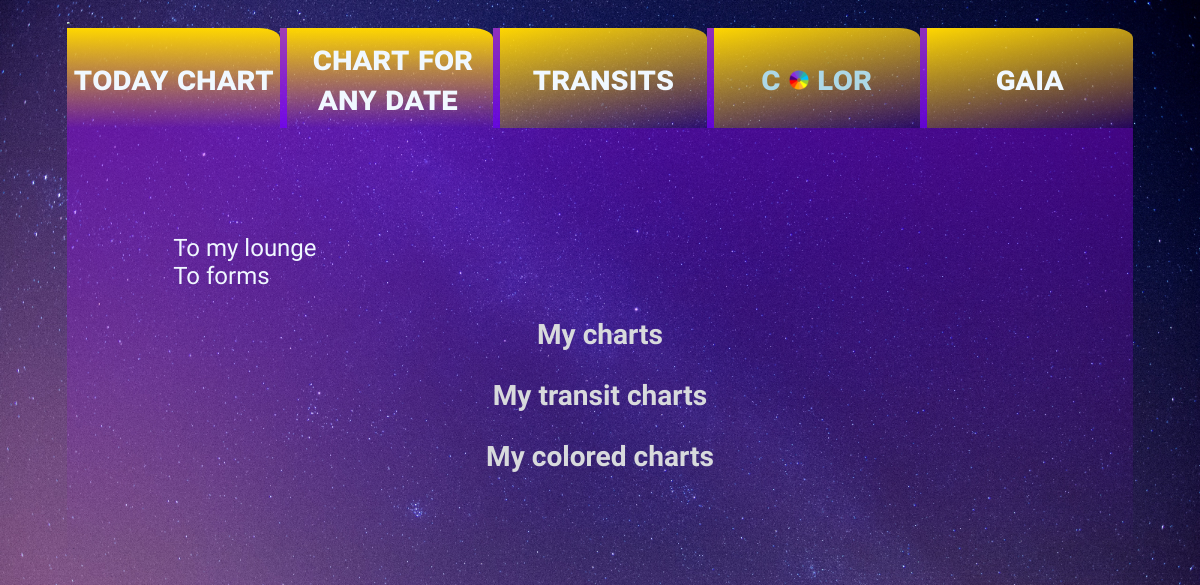
Before: /user_chart_lists/ (signed in) with the older database file.
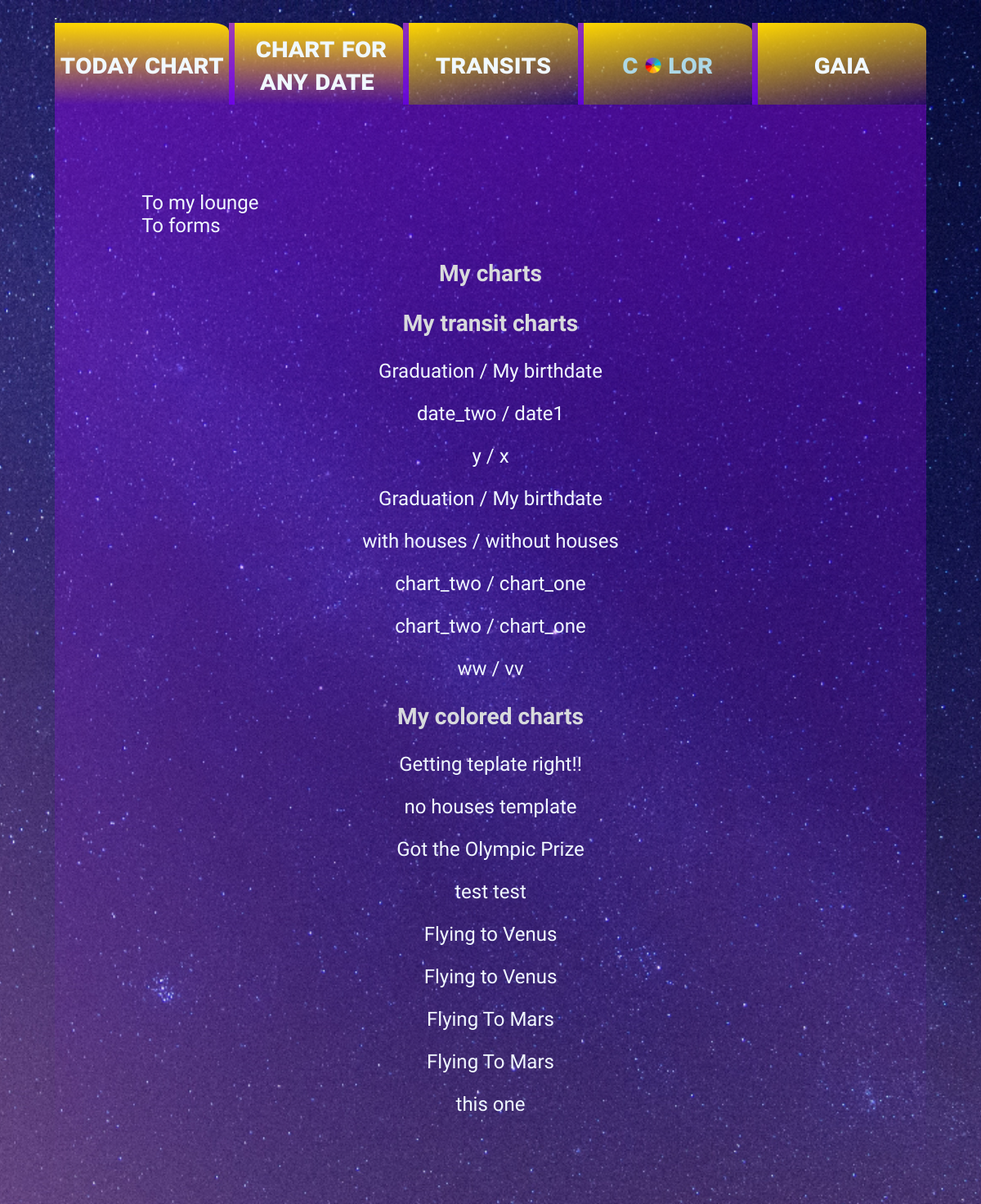
After: the same page with the newer database file.
### astroplan/models.py (models this page shows, shortened)
class TransitFullChart(models.Model):  # model for ul transit chart model
    objects = None
    event_name = models.CharField(default='My birthdate')
    event_date = models.DateTimeField(default=timezone.now)
    event_city = models.CharField(default='Ufa')
    event_country = models.CharField(default='Russia')
    ev_chart_mode = models.IntegerField(choices=MODE_CHOICES, default='Sidereal')
    ev_house_system = models.CharField(choices=HOUSE_SYSTEM_CHOICES, default='Without houses')
    transit_name = models.CharField(default='My enlightenment day')
    transit_date = models.DateTimeField(default=timezone.now)
    transit_city = models.CharField(default='Los-Angeles')
    transit_country = models.CharField(default='USA')
    tr_chart_mode = models.IntegerField(choices=MODE_CHOICES, default='Sidereal')
    tr_house_system = models.CharField(choices=HOUSE_SYSTEM_CHOICES, default='Without houses')
    Sun_deg = models.CharField(default='5°05')
    Sun_sign = models.CharField(default='Aquarius')
    Moon_deg = models.CharField(default='14°44')
    Moon_sign = models.CharField(default='Taurus')
    Mercury_deg = models.CharField(default='18°04')
    Mercury_sign = models.CharField(default='Aquarius')
    Venus_deg = models.CharField(default='12°05')
    Venus_sign = models.CharField(default='Aquarius')
    Mars_deg = models.CharField(default='15°21')
    Mars_sign = models.CharField(default='Scorpio')
    Jupiter_deg = models.CharField(default='5°37')
    Jupiter_sign = models.CharField(default='Aquarius')
    Saturn_deg = models.CharField(default='15°18')
    Saturn_sign = models.CharField(default='Scorpio')
    Uranus_deg = models.CharField(default='28°05')
    Uranus_sign = models.CharField(default='Scorpio')
    Neptune_deg = models.CharField(default='11°60')
    Neptune_sign = models.CharField(default='Sagittarius')
    Pluto_deg = models.CharField(default='13°40')
    Pluto_sign = models.CharField(default='Libra')
    first_house = models.CharField(default='Ascendant')
    asc_deg = models.CharField(default='0°')
    asc_sign = models.CharField(default='Aries')
    second_house = models.CharField(default='What you have with & in you')
    resource_deg = models.CharField(default='30°')
    resource_sign = models.CharField(default='Taurus')
    third_house = models.CharField(default='Mentality')
    mental_deg = models.CharField(default='60°')
    mental_sign = models.CharField(default='Gemini')
    forth_house = models.CharField(default='Home')
    home_deg = models.CharField(default='90°')
    home_sign = models.CharField(default='Crab')
    fifth_house = models.CharField(default='Games')
    game_deg = models.CharField(default='120°')
    game_sign = models.CharField(default='Crab')
    sixth_house = models.CharField(default='Work')
    work_deg = models.CharField(default='150°')
    work_sign = models.CharField(default='Virgo')
    seventh_house = models.CharField(default='Relationship')
    rel_deg = models.CharField(default='180°')
    rel_sign = models.CharField(default='Libra')
    eighth_house = models.CharField(default='Magic')
    magic_deg = models.CharField(default='210°')
    magic_sign = models.CharField(default='Scorpio')
    nineth_house = models.CharField(default='Esoteric knowledge')
    esoteric_deg = models.CharField(default='230°')
    esoteric_sign = models.CharField(default='Sagittarius')
    tenth_house = models.CharField(default='Status')
    status_deg = models.CharField(default='260°')
    status_sign = models.CharField(default='Capricorn')
    eleventh_house = models.CharField(default='Interests')
    interests_deg = models.CharField(default='290°')
    interests_sign = models.CharField(default='Aquarius')
    twelfth_house = models.CharField(default='Benefits')
    benefits_deg = models.CharField(default='330°')
    benefits_sign = models.CharField(default='Pisces')
    tr_Sun_deg = models.CharField(default='5°05')
    tr_Sun_sign = models.CharField(default='Aquarius')
    tr_Moon_deg = models.CharField(default='14°44')
    tr_Moon_sign = models.CharField(default='Taurus')
    tr_Mercury_deg = models.CharField(default='18°04')
    tr_Mercury_sign = models.CharField(default='Aquarius')
    tr_Venus_deg = models.CharField(default='12°05')
    tr_Venus_sign = models.CharField(default='Aquarius')
    tr_Mars_deg = models.CharField(default='15°21')
    tr_Mars_sign = models.CharField(default='Scorpio')
    tr_Jupiter_deg = models.CharField(default='5°37')
    tr_Jupiter_sign = models.CharField(default='Aquarius')
    tr_Saturn_deg = models.CharField(default='15°18')
    tr_Saturn_sign = models.CharField(default='Scorpio')
    tr_Uranus_deg = models.CharField(default='28°05')
    tr_Uranus_sign = models.CharField(default='Scorpio')
    tr_Neptune_deg = models.CharField(default='11°60')
    tr_Neptune_sign = models.CharField(default='Sagittarius')
    tr_Pluto_deg = models.CharField(default='13°40')
    tr_Pluto_sign = models.CharField(default='Libra')
    tr_first_house = models.CharField(default='Ascendant')
    tr_asc_deg = models.CharField(default='0°')
    tr_asc_sign = models.CharField(default='Aries')
    tr_second_house = models.CharField(default='What you have with & in you')
    tr_resource_deg = models.CharField(default='30°')
    tr_resource_sign = models.CharField(default='Taurus')
    tr_third_house = models.CharField(default='Mentality')
    tr_mental_deg = models.CharField(default='60°')
    tr_mental_sign = models.CharField(default='Gemini')
    tr_forth_house = models.CharField(default='Home')
    tr_home_deg = models.CharField(default='90°')
    tr_home_sign = models.CharField(default='Crab')
    tr_fifth_house = models.CharField(default='Games')
    tr_game_deg = models.CharField(default='120°')
    tr_game_sign = models.CharField(default='Crab')
    tr_sixth_house = models.CharField(default='Work')
    tr_work_deg = models.CharField(default='150°')
    tr_work_sign = models.CharField(default='Virgo')
    tr_seventh_house = models.CharField(default='Relationship')
    tr_rel_deg = models.CharField(default='180°')
    tr_rel_sign = models.CharField(default='Libra')
    tr_eighth_house = models.CharField(default='Magic')
    tr_magic_deg = models.CharField(default='210°')
    tr_magic_sign = models.CharField(default='Scorpio')
    tr_nineth_house = models.CharField(default='Esoteric knowledge')
    tr_esoteric_deg = models.CharField(default='230°')
    tr_esoteric_sign = models.CharField(default='Sagittarius')
    tr_tenth_house = models.CharField(default='Status')
    tr_status_deg = models.CharField(default='260°')
    tr_status_sign = models.CharField(default='Capricorn')
    tr_eleventh_house = models.CharField(default='Interests')
    tr_interests_deg = models.CharField(default='290°')
    tr_interests_sign = models.CharField(default='Aquarius')
    tr_twelfth_house = models.CharField(default='Benefits')
    tr_benefits_deg = models.CharField(default='330°')
    tr_benefits_sign = models.CharField(default='Pisces')
    tr_chart_image = models.ImageField(upload_to='chart_plots/')
    drawer = models.ForeignKey(get_user_model(), on_delete=models.CASCADE, default=1)

class OneColorZodiacRingMF(models.Model):
    objects = None
    chart_name = models.CharField(default='Got the Olympic Prize')
    chart_date = models.DateTimeField(default=timezone.now)
    chart_city = models.CharField(default='Ufa')
    chart_country = models.CharField(default='Russia')
    chart_mode = models.IntegerField(choices=MODE_CHOICES, default='Sidereal')
    chart_house_system = models.CharField(choices=HOUSE_SYSTEM_CHOICES, default='Without houses')
    face_color = models.CharField(default='#300c63')
    edge_color = models.CharField(default='#3dffc8')
    text_color = models.CharField(default='#3dffc8')
    tick_color = models.CharField(default='#63ffd3')
    deg_color = models.CharField(default='#63ffd3')
    marker_color = models.CharField(default='#ffc83d')
    symbol_color = models.CharField(default='#ff3d74')
    house_ax_color = models.CharField(default='#ffc83d')
    house_number_color = models.CharField(default='#ffc83d')
    house_track_color = models.CharField(default='#ffc83d')
    marker_size = models.IntegerField(default=25)
    symbol_size = models.IntegerField(default=15)
    font_size = models.IntegerField(default=50)
    line_width = models.IntegerField(default=3)
    house_ax_lw= models.IntegerField(default=3)
    house_num_fs = models.IntegerField(default=27)
    house_track_lw = models.IntegerField(default=3)
    drawer = models.ForeignKey(get_user_model(), on_delete=models.CASCADE, default=1)
    Sun_deg = models.CharField(default='5°05')
    Sun_sign = models.CharField(default='Aquarius')
    Moon_deg = models.CharField(default='14°44')
    Moon_sign = models.CharField(default='Taurus')
    Mercury_deg = models.CharField(default='18°04')
    Mercury_sign = models.CharField(default='Aquarius')
    Venus_deg = models.CharField(default='12°05')
    Venus_sign = models.CharField(default='Aquarius')
    Mars_deg = models.CharField(default='15°21')
    Mars_sign = models.CharField(default='Scorpio')
    Jupiter_deg = models.CharField(default='5°37')
    Jupiter_sign = models.CharField(default='Aquarius')
    Saturn_deg = models.CharField(default='15°18')
    Saturn_sign = models.CharField(default='Scorpio')
    Uranus_deg = models.CharField(default='28°05')
    Uranus_sign = models.CharField(default='Scorpio')
    Neptune_deg = models.CharField(default='11°60')
    Neptune_sign = models.CharField(default='Sagittarius')
    Pluto_deg = models.CharField(default='13°40')
    Pluto_sign = models.CharField(default='Libra')
    first_house = models.CharField(default='Ascendant')
    asc_deg = models.CharField(default='0°')
    asc_sign = models.CharField(default='Aries')
    second_house = models.CharField(default='What you have with & in you')
    resource_deg = models.CharField(default='30°')
    resource_sign = models.CharField(default='Taurus')
    third_house = models.CharField(default='Mentality')
    mental_deg = models.CharField(default='60°')
    mental_sign = models.CharField(default='Gemini')
    forth_house = models.CharField(default='Home')
    home_deg = models.CharField(default='90°')
    home_sign = models.CharField(default='Crab')
    fifth_house = models.CharField(default='Games')
    game_deg = models.CharField(default='120°')
    game_sign = models.CharField(default='Crab')
    sixth_house = models.CharField(default='Work')
    work_deg = models.CharField(default='150°')
    work_sign = models.CharField(default='Virgo')
    seventh_house = models.CharField(default='Relationship')
    rel_deg = models.CharField(default='180°')
    rel_sign = models.CharField(default='Libra')
    eighth_house = models.CharField(default='Magic')
    magic_deg = models.CharField(default='210°')
    magic_sign = models.CharField(default='Scorpio')
    nineth_house = models.CharField(default='Esoteric knowledge')
    esoteric_deg = models.CharField(default='230°')
    esoteric_sign = models.CharField(default='Sagittarius')
    tenth_house = models.CharField(default='Status')
    status_deg = models.CharField(default='260°')
    status_sign = models.CharField(default='Capricorn')
    eleventh_house = models.CharField(default='Interests')
    interests_deg = models.CharField(default='290°')
    interests_sign = models.CharField(default='Aquarius')
    twelfth_house = models.CharField(default='Benefits')
    benefits_deg = models.CharField(default='330°')
    benefits_sign = models.CharField(default='Pisces')
    chart_image = models.ImageField(upload_to='chart_plots/', default='static/images/tr_one_clr.png')

### astroplan/views.py (the view)
# urls.py: path('user_chart_lists/', views.user_chart_lists, name='user chart lists'),
def user_chart_lists(request):
    my_charts = FullChart.objects.filter(drawer__id=request.user.id)
    my_tr_charts = TransitFullChart.objects.filter(drawer__id=request.user.id)
    my_clr_charts  = OneColorZodiacRingMF.objects.filter(drawer__id=request.user.id)
    return render(request, 'user_chart_lists.html', {'my_charts': my_charts,
                                                     'my_tr_charts': my_tr_charts,
                                                     'my_clr_charts': my_clr_charts})

### astroplan/templates/user_chart_lists.html (shortened to what this page needs)
{% extends "base.html" %}
{% load static %}
{% load crispy_forms_tags %}
{% block navigation %}
<div class="menu-choice" id="today-chart" style="background-image:linear-gradient(gold, rgba(159,0,255, 0.4));">
    <a class="menu-link" href="{% url 'show by date' %}"> Today chart </a>
</div>
<div class="menu-choice" style="background-image:linear-gradient(gold, rgba(159,0,255, 0.4));">
    <a  class="menu-link" href="{% url 'chart for ad' %}" target = '_blank'>Chart for any date</a>
</div>
<div class="menu-choice">
    <a  class="menu-link" href="{% url 'transit form chart' %}" target = '_blank'>Transits</a>
</div>
<div class="menu-choice">
    <div class="menu-choice-dd"> C <img id='clr-chart-icon' src="{% static 'images/z_in_clr.png' %}"> LOR
    </div>
</div>
<div class="menu-choice">
     {% if user.is_authenticated %}
    <div class="menu-choice-dd">
        <a href= "{% url 'user lounge' user.username %}" target = '_blank'> {{ user.username }} </a>
         {% endif %}
</div>
{% endblock %}
{% block content-data %}
<a href="{% url 'user lounge' user.username %}" style="color:aliceblue" class="ul-plot-links"> To my lounge  </a>
<a href="{% url 'ul chart forms' %}" style="color:aliceblue" class="ul-plot-links"> To forms  </a>
<div class="chart-list">
        <h3> My charts </h3>
</div>
<div class="chart-list">
        <h3> My transit charts </h3>
        {% for tr_user_chart in my_tr_charts %}
         <p> <a href="/tr_chart/{{ tr_user_chart.id }}/"  class="chart_link tooltip" style="color: aliceblue" >  {{ tr_user_chart.transit_name }} /
            {{ tr_user_chart.event_name }} </a> </p>
        {% endfor %}
</div>
<div class="chart-list">
        <h3> My colored charts </h3>
        {% for clr_user_chart in my_clr_charts %}
         <p> <a href="/clr_chart/{{ clr_user_chart.id }}/"  class="chart_link tooltip" style="color: aliceblue" >  {{ clr_user_chart.chart_name }}</a> </p>
        {% endfor %}
</div>
{% endblock %}

Changed rows visible on the page:
added TransitFullChart: transit_name "Graduation", event_name "My birthdate"
added TransitFullChart: transit_name "date_two", event_name "date1"
added TransitFullChart: transit_name "y", event_name "x"
added TransitFullChart: transit_name "Graduation", event_name "My birthdate"
added TransitFullChart: transit_name "with houses", event_name "without houses"
added TransitFullChart: transit_name "chart_two", event_name "chart_one"
added TransitFullChart: transit_name "chart_two", event_name "chart_one"
added TransitFullChart: transit_name "ww", event_name "vv"
added OneColorZodiacRingMF: chart_name "Getting teplate right!!"
added OneColorZodiacRingMF: chart_name "no houses template"
added OneColorZodiacRingMF: chart_name "Got the Olympic Prize"
added OneColorZodiacRingMF: chart_name "test test"
added OneColorZodiacRingMF: chart_name "Flying to Venus"
added OneColorZodiacRingMF: chart_name "Flying to Venus"
added OneColorZodiacRingMF: chart_name "Flying To Mars"
added OneColorZodiacRingMF: chart_name "Flying To Mars"
added OneColorZodiacRingMF: chart_name "this one"
